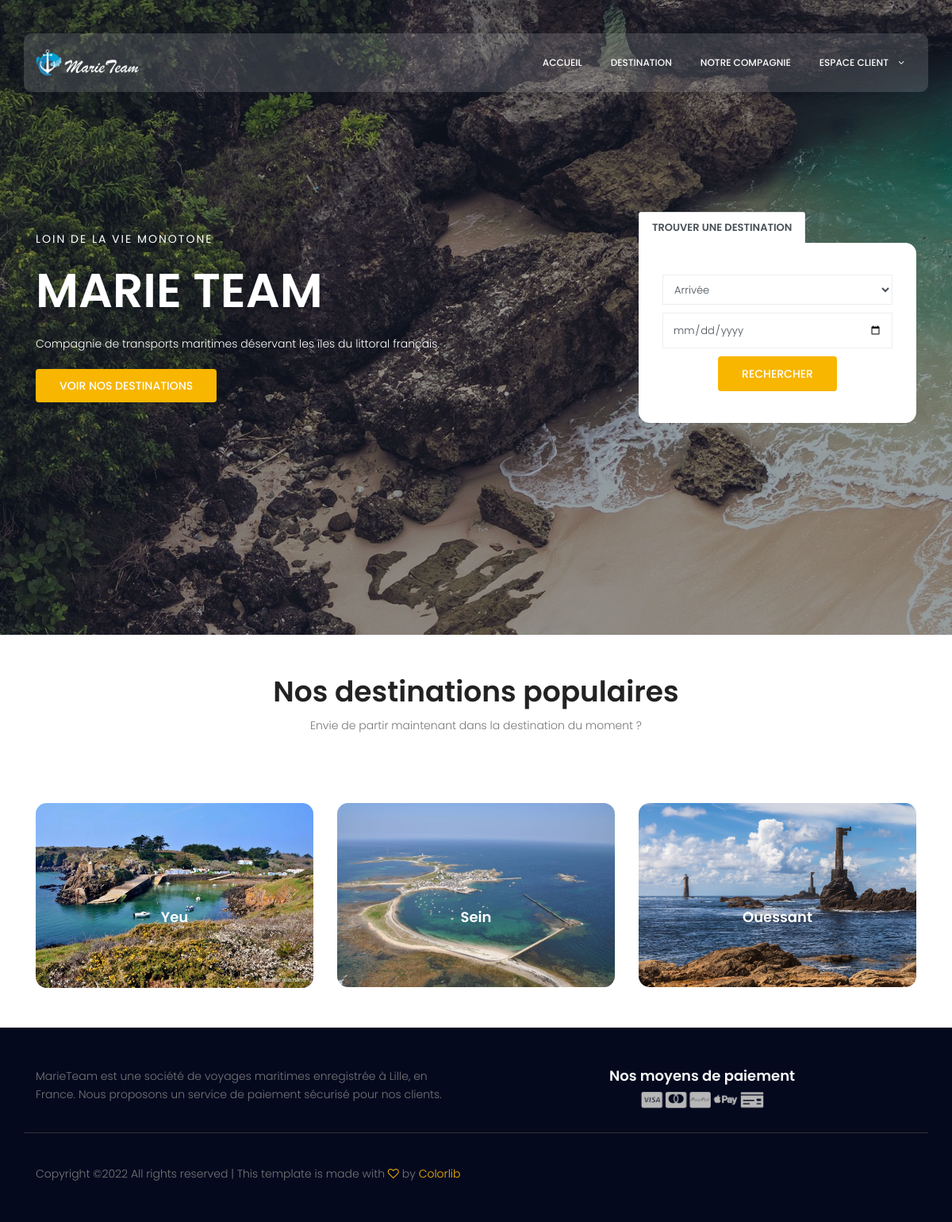
The page / on the database its author committed.
### tables this page shows
CREATE TABLE `liaison_secteur` (
  `id` int(11) NOT NULL,
  `nom` varchar(255) NOT NULL,
  `image` varchar(255) NOT NULL,
  `description` text NOT NULL
);

### class/Database.php (called while the page is built)
<?php
class Database
{
    private $host = "localhost";
    private $user = "root";
    private $pass = "";
    private $table = "mt_website";
    public static $pdo = null;
    public function __construct()
    {
        try {
            self::$pdo = new \PDO('mysql:host=' . $this->host . ';dbname=' . $this->table.';charset=utf8mb4', $this->user, $this->pass, [
                \PDO::ATTR_DEFAULT_FETCH_MODE => \PDO::FETCH_ASSOC,
                \PDO::ATTR_PERSISTENT => true,
                \PDO::ATTR_ERRMODE => \PDO::ERRMODE_EXCEPTION
            ]);
            return self::$pdo;
        } catch (\PDOException $e) {
            die('Erreur lors de la connexion &agrave; la base de donn&eacute;es: ' . $e->getMessage());
        }
    }
    public static function connect()
    {
        return self::$pdo;
    }
}

### class/Destination.php (called while the page is built, shortened)
<?php
class Destination
{
    public static function getFavorite() {
        $req = Database::connect()->query("SELECT id,nom,image FROM liaison_secteur ORDER BY nom desc LIMIT 3");
        return $req->fetchAll();
    }
}

### index.php (the view, shortened to what this page needs)
<?php
require TPL."header.php";
?>
<section class="banner-area relative">
    <div class="overlay overlay-bg"></div>
    <div class="container">
        <div class="row fullscreen align-items-center justify-content-between">
            <div class="col-lg-6 col-md-6 banner-left">
                <h6 class="text-white">Loin de la vie monotone</h6>
                <h1 class="text-white">Marie Team</h1>
                <p class="text-white">
                    Compagnie de transports maritimes déservant les îles du littoral français.
                </p>
                <a href="destination.php" class="primary-btn rounded text-uppercase">Voir nos destinations</a>
            </div>
            <div class="col-lg-4 col-md-6 banner-right">
                <ul class="nav nav-tabs" id="myTab" role="tablist">
                    <li class="nav-item rounded-top overflow-hidden">
                        <a class="nav-link active" role="tab">TROUVER UNE DESTINATION</a>
                    </li>
                </ul>
                <div class="tab-content" id="myTabContent">
                    <div class="tab-pane fade show active" id="flight" role="tabpanel" aria-labelledby="flight-tab">
                        <form class="form-wrap" method="GET" action="destination.php">
                            <select style="padding:0 10px;" class="form-control" name="secteur">
                                <option>Arrivée</option>
                            </select>
                            <input type="date" class="form-control" name="date" placeholder="Date">
                            <input type="submit" value="Rechercher" class="primary-btn rounded text-uppercase"/>
                        </form>
                    </div>
                </div>
            </div>
        </div>
    </div>
</section>
<section class="popular-destination-area section-gap">
    <div class="container">
        <div class="row d-flex justify-content-center">
            <div class="menu-content pb-70 col-lg-8">
                <div class="title text-center">
                    <h1 class="mb-10">Nos destinations populaires</h1>
                    <p>Envie de partir maintenant dans la destination du moment ?</p>
                </div>
            </div>
        </div>
        <div class="row">
            <?php
                $favoristeDestination = Destination::getFavorite();
                for($i = 0; $i < count($favoristeDestination); $i++) {
                    echo '<div class="col-lg-4">
                <div class="single-destination relative">
                    <div class="thumb relative">
                        <div class="overlay overlay-bg"></div>
                        <img class="img-fluid" src="'.IMG_ILE.$favoristeDestination[$i]['image'].'" alt="">
                    </div>
                    <div class="desc">
                        <a href="destination.php?secteur='.$favoristeDestination[$i]['id'].'&date='.date('Y-m-d').'" class="price-btn rounded">Réserver</a>
                        <h4>'.$favoristeDestination[$i]['nom'].'</h4>
                    </div>
                </div>
            </div>';
                }
            ?>
        </div>
    </div>
</section>
<?php
require TPL."footer.php";
?>

### css/main.css (style rules this page uses)
body { color: #777777; font-family: "Poppins", sans-serif; font-size: 14px; font-weight: 300; line-height: 1.625em; position: relative; }
ol, ul { margin: 0; padding: 0; list-style: none; }
select { display: block; }
a { -webkit-transition: all 0.3s ease 0s; -moz-transition: all 0.3s ease 0s; -o-transition: all 0.3s ease 0s; transition: all 0.3s ease 0s; }
a, a:focus, a:hover { text-decoration: none; outline: 0; }
h1, h2, h3, h4, h5, h6 { font-family: "Poppins", sans-serif; color: #222222; line-height: 1.2em !important; margin-bottom: 0; margin-top: 0; font-weight: 600; }
h1, .h1 { font-size: 36px; }
h4, .h4 { font-size: 18px; }
h6, .h6 { font-size: 14px; color: #222222; }
.mb-10 { margin-bottom: 10px; }
.pb-70 { padding-bottom: 70px; }
.text-white { color: #fff; }
.text-center { text-align: center; }
.relative { position: relative; }
.overflow-hidden { overflow: hidden; }
.overlay { position: absolute; left: 0; right: 0; top: 0; bottom: 0; }
h1 { font-size: 36px; }
h4 { font-size: 18px; }
h6 { font-size: 14px; }
h1, h2, h3, h4, h5, h6 { line-height: 1.5em; }
.section-gap { padding: 50px 0; }
.primary-btn { background: #f8b600; line-height: 42px; padding-left: 30px; padding-right: 30px; border: none; color: #fff; display: inline-block; font-size: 14px; font-weight: 500; position: relative; -webkit-transition: all 0.3s ease 0s; -moz-transition: all 0.3s ease 0s; -o-transition: all 0.3s ease 0s; transition: all 0.3s ease 0s; cursor: pointer; position: relative; }
.banner-area { background: url(../img/hero-bg.jpg) center; background-size: cover; }
.banner-area .overlay-bg { background: rgba(4, 9, 30, 0.4); }
.banner-left h6 { text-transform: uppercase; font-weight: 400; font-size: 14px; letter-spacing: 2px; }
.banner-left h1 { margin: 20px 0; font-size: 60px; text-transform: uppercase; }
.banner-left p { margin: 20px 0px; }
.banner-left .primary-btn { background: #f8b600; }
.banner-right .nav-tabs { border-bottom: none; }
.banner-right .nav-item { background: rgba(255, 255, 255, 0.25); text-transform: uppercase; font-weight: 600; font-size: 13px; margin-right: 1px; }
.banner-right .nav-item a { color: #fff; }
.banner-right .nav-tabs .nav-link { border-radius: 0 !important; }
.banner-right .tab-content { background: #fff; }
.banner-right .form-wrap { padding: 40px 30px; text-align: center; }
.banner-right .form-wrap .form-control { padding: 0.675rem 0.75rem; font-size: 13px; font-weight: 300; border-radius: 0px; margin-bottom: 10px; border-color: #eee; }
.single-destination { -webkit-transition: all 0.3s ease 0s; -moz-transition: all 0.3s ease 0s; -o-transition: all 0.3s ease 0s; transition: all 0.3s ease 0s; border-radius: 1em; overflow: hidden; }
.single-destination .thumb { position: relative; }
.single-destination .thumb img { width: 100%; }
.single-destination .desc { text-align: center; position: absolute; width: 100%; left: 50%; top: 50%; transform: translate(-50%, -50%); }
.single-destination .desc h4 { color: #fff; }
#myTabContent { border-radius: 0px 1em 1em 1em; }

### rows shown on the page
liaison_secteur: image (picture), nom "Yeu"
liaison_secteur: image (picture), nom "Sein"
liaison_secteur: image (picture), nom "Ouessant"
